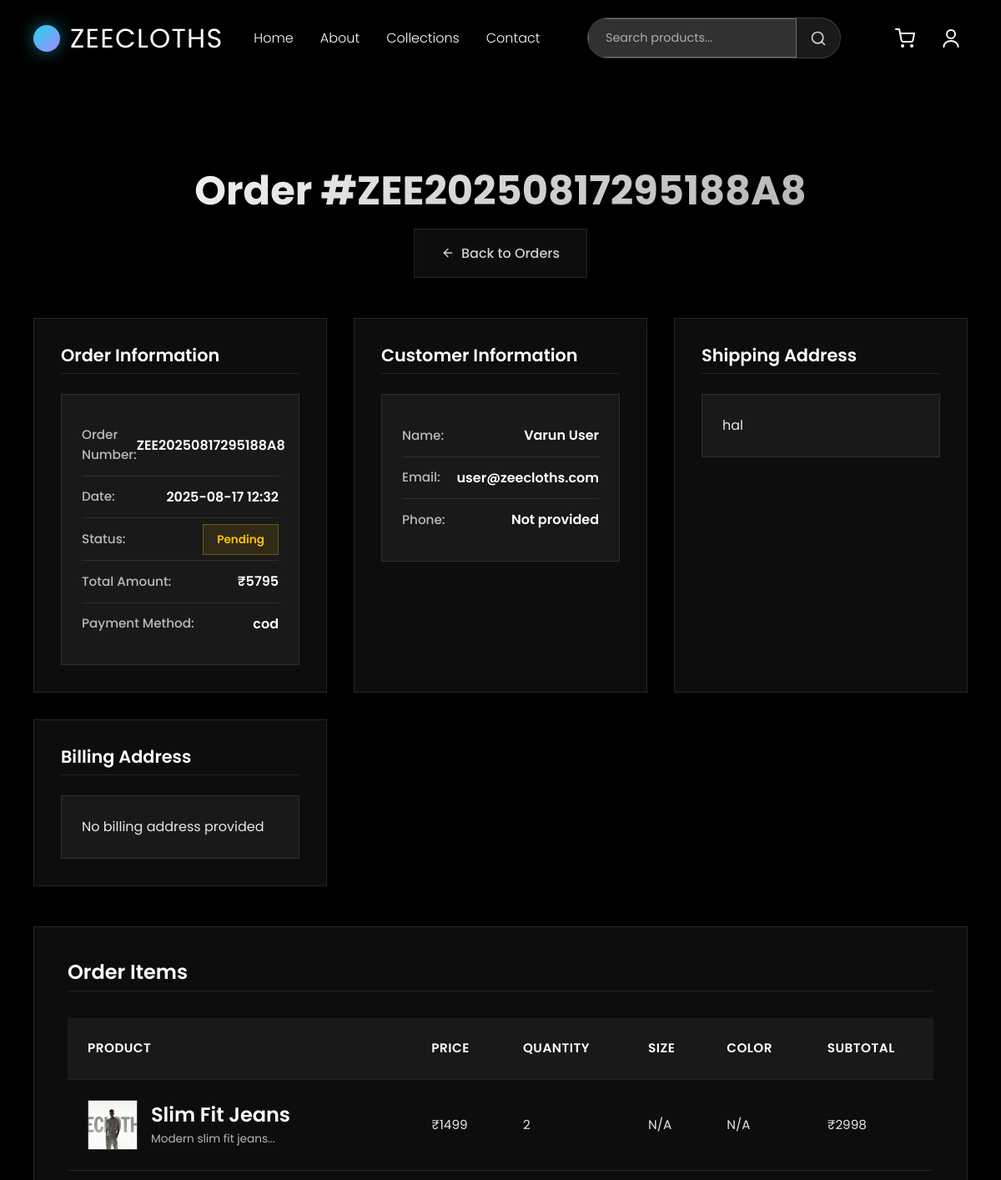
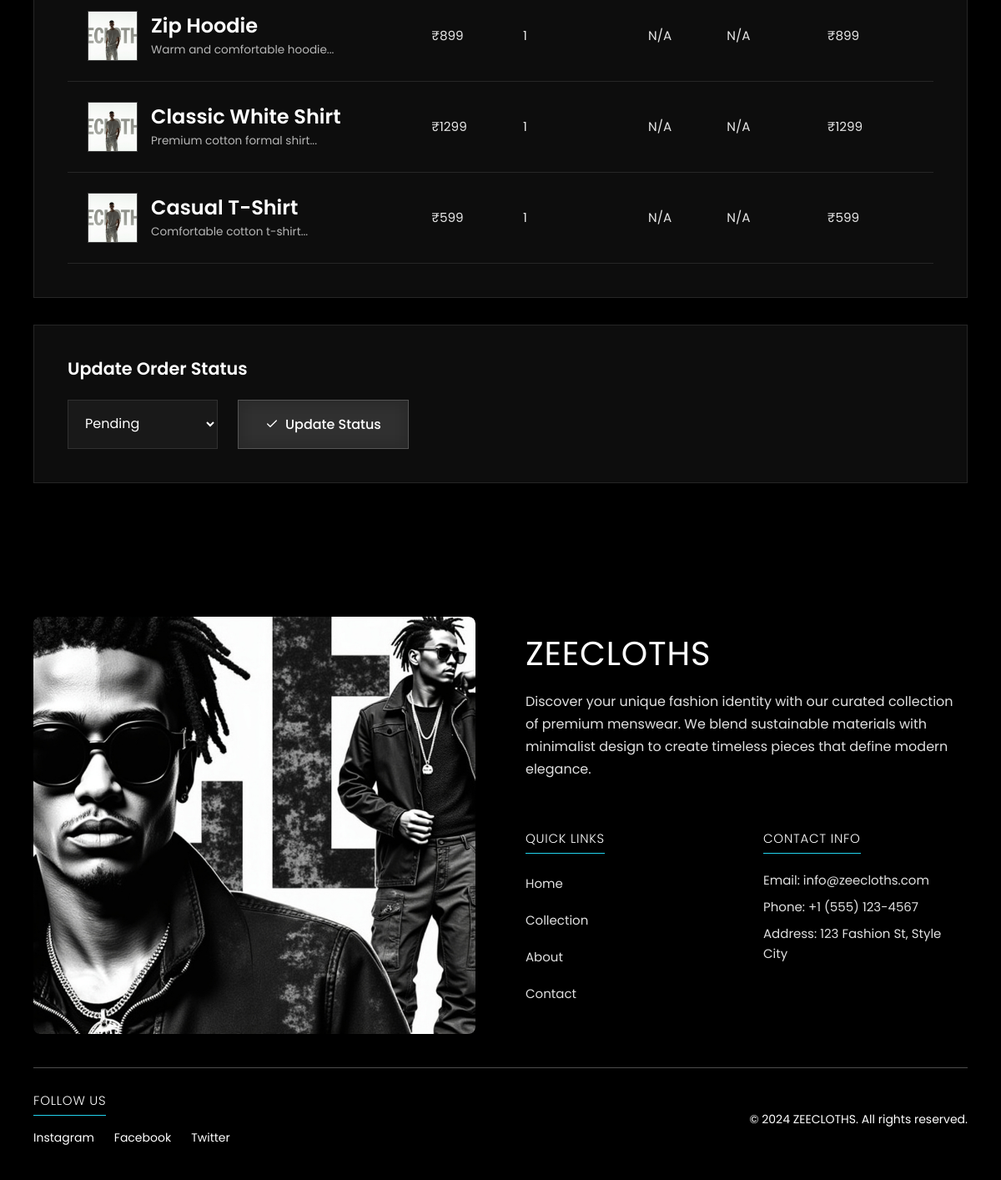
Page /admin/orders/1 (signed in) on the committed database (2 pictures, top to bottom).
### models.py (models this page shows, shortened)
class Order(db.Model):
    id = db.Column(db.Integer, primary_key=True)
    order_number = db.Column(db.String(20), unique=True, nullable=False)
    user_id = db.Column(db.Integer, db.ForeignKey('user.id'), nullable=False)
    total_amount = db.Column(db.Float, nullable=False)
    status = db.Column(db.String(20), default='pending')  # pending, processing, shipped, delivered, cancelled
    payment_method = db.Column(db.String(20))
    shipping_address = db.Column(db.Text)
    billing_address = db.Column(db.Text)
    created_at = db.Column(db.DateTime, default=datetime.utcnow)
    items = db.relationship('OrderItem', backref='order', lazy=True)

class User(UserMixin, db.Model):
    id = db.Column(db.Integer, primary_key=True)
    username = db.Column(db.String(80), unique=True, nullable=False)
    email = db.Column(db.String(120), unique=True, nullable=False)
    password_hash = db.Column(db.String(120), nullable=False)
    first_name = db.Column(db.String(50), nullable=False)
    last_name = db.Column(db.String(50), nullable=False)
    phone = db.Column(db.String(15))
    address = db.Column(db.Text)
    is_admin = db.Column(db.Boolean, default=False)
    created_at = db.Column(db.DateTime, default=datetime.utcnow)
    orders = db.relationship('Order', backref='user', lazy=True)

class OrderItem(db.Model):
    id = db.Column(db.Integer, primary_key=True)
    order_id = db.Column(db.Integer, db.ForeignKey('order.id'), nullable=False)
    product_id = db.Column(db.Integer, db.ForeignKey('product.id'), nullable=False)
    quantity = db.Column(db.Integer, nullable=False)
    price = db.Column(db.Float, nullable=False)
    size = db.Column(db.String(10))
    color = db.Column(db.String(20))

class Product(db.Model):
    id = db.Column(db.Integer, primary_key=True)
    name = db.Column(db.String(100), nullable=False)
    description = db.Column(db.Text)
    price = db.Column(db.Float, nullable=False)
    stock = db.Column(db.Integer, default=0)
    image_url = db.Column(db.String(200))
    sizes = db.Column(db.String(200))  # JSON string of available sizes
    colors = db.Column(db.String(200))  # JSON string of available colors
    category_id = db.Column(db.Integer, db.ForeignKey('category.id'), nullable=False)
    created_at = db.Column(db.DateTime, default=datetime.utcnow)
    order_items = db.relationship('OrderItem', backref='product', lazy=True)

### routes/admin_routes.py (the view)
@admin_bp.route('/orders/<int:order_id>')
@login_required
@admin_required
def order_detail(order_id):
    order = Order.query.get_or_404(order_id)
    return render_template('admin/order_detail.html', order=order)

### app.py (called while the page is built)
@login_manager.user_loader
def load_user(user_id):
    return User.query.get(int(user_id))

### routes/admin_routes.py (called while the page is built)
def admin_required(f):
    @wraps(f)
    def decorated_function(*args, **kwargs):
        if not current_user.is_authenticated or not current_user.is_admin:
            flash('Access denied. Admin privileges required.', 'error')
            return redirect(url_for('index'))
        return f(*args, **kwargs)
    return decorated_function

### templates/admin/order_detail.html (shortened to what this page needs)
{% extends "base.html" %}
{% block content %}
<div class="admin-order-detail-page">
  <div class="container">
    <div class="page-header">
        <h1>Order #{{ order.order_number }}</h1>
      <a href="{{ url_for('admin.orders') }}" class="back-btn">
        Back to Orders
        </a>
    </div>
    <div class="order-details-grid">
        <div class="order-info">
            <h2>Order Information</h2>
            <div class="info-card">
                <div class="info-row">
                    <span class="label">Order Number:</span>
                    <span class="value">{{ order.order_number }}</span>
                </div>
                <div class="info-row">
                    <span class="label">Date:</span>
                    <span class="value">{{ order.created_at.strftime('%Y-%m-%d %H:%M') }}</span>
                </div>
                <div class="info-row">
                    <span class="label">Status:</span>
                    <span class="value">
                        <span class="status-badge status-{{ order.status }}">{{ order.status.title() }}</span>
                    </span>
                </div>
                <div class="info-row">
                    <span class="label">Total Amount:</span>
                    <span class="value">₹{{ "%.0f"|format(order.total_amount) }}</span>
                </div>
                <div class="info-row">
                    <span class="label">Payment Method:</span>
                    <span class="value">{{ order.payment_method or 'Not specified' }}</span>
                </div>
            </div>
        </div>
        <div class="customer-info">
            <h2>Customer Information</h2>
            <div class="info-card">
                <div class="info-row">
                    <span class="label">Name:</span>
                    <span class="value">{{ order.user.first_name }} {{ order.user.last_name }}</span>
                </div>
                <div class="info-row">
                    <span class="label">Email:</span>
                    <span class="value">{{ order.user.email }}</span>
                </div>
                <div class="info-row">
                    <span class="label">Phone:</span>
                    <span class="value">{{ order.user.phone or 'Not provided' }}</span>
                </div>
            </div>
        </div>
        <div class="shipping-info">
            <h2>Shipping Address</h2>
            <div class="info-card">
          <p style="color: rgba(255, 255, 255, 0.9); line-height: 1.6; margin: 0;">{{ order.shipping_address or 'No shipping address provided' }}</p>
            </div>
        </div>
        <div class="billing-info">
            <h2>Billing Address</h2>
            <div class="info-card">
          <p style="color: rgba(255, 255, 255, 0.9); line-height: 1.6; margin: 0;">{{ order.billing_address or 'No billing address provided' }}</p>
            </div>
        </div>
    </div>
    <div class="order-items">
        <h2>Order Items</h2>
        <div class="items-table">
            <table>
                <thead>
                    <tr>
                        <th>Product</th>
                        <th>Price</th>
                        <th>Quantity</th>
                        <th>Size</th>
                        <th>Color</th>
                        <th>Subtotal</th>
                    </tr>
                </thead>
                <tbody>
                    {% for item in order.items %}
                    <tr>
                        <td>
                            <div class="product-info">
                                <img src="{{ item.product.image_url }}" alt="{{ item.product.name }}" class="product-thumb">
                                <div>
                                    <h4>{{ item.product.name }}</h4>
                                    <p>{{ item.product.description[:50] }}...</p>
                                </div>
                            </div>
                        </td>
                        <td>₹{{ "%.0f"|format(item.price) }}</td>
                        <td>{{ item.quantity }}</td>
                        <td>{{ item.size or 'N/A' }}</td>
                        <td>{{ item.color or 'N/A' }}</td>
                        <td>₹{{ "%.0f"|format(item.price * item.quantity) }}</td>
                    </tr>
                    {% endfor %}
                </tbody>
            </table>
        </div>
    </div>
    <div class="order-actions">
        <h2>Update Order Status</h2>
        <form method="POST" action="{{ url_for('admin.update_order_status', order_id=order.id) }}" class="status-form">
            <select name="status" required>
                <option value="pending" {% if order.status == 'pending' %}selected{% endif %}>Pending</option>
            </select>
        <button type="submit" class="btn btn-primary">
          <svg width="16" height="16" viewBox="0 0 24 24" fill="none" xmlns="http://www.w3.org/2000/svg">
            <path d="M20 6L9 17L4 12" stroke="currentColor" stroke-width="2" stroke-linecap="round" stroke-linejoin="round"/>
          </svg>
          Update Status
        </button>
        </form>
    </div>
    </div>
</div>
{% endblock %}

### static/css/styles.css (style rules this page uses)
* { margin: 0; padding: 0; box-sizing: border-box; }
body { font-family: 'Poppins', sans-serif; line-height: 1.6; color: #333; background: #ffffff; overflow-x: hidden; }
.container { max-width: 1400px; margin: 0 auto; padding: 0 40px; }
h1, h2, h3, h4, h5, h6 { font-weight: 400; line-height: 1.2; margin-bottom: 1rem; }
h1 { font-size: 3rem; }
h2 { font-size: 2.5rem; }
h4 { font-size: 1.5rem; }
p { margin-bottom: 1rem; line-height: 1.7; }
a { color: inherit; text-decoration: none; transition: all 0.3s ease; }
.btn { display: inline-block; padding: 12px 24px; background: #22d3ee; color: #ffffff; border: none; border-radius: 8px; font-weight: 300; cursor: pointer; transition: all 0.3s ease; text-decoration: none; font-size: 1rem; }

### rows in the picture
Order: order_number "ZEE20250817295188A8", created_at "2025-08-17 12:32", status "Pending", total_amount "5795", payment_method "cod", shipping_address "hal", billing_address "No billing address provided"
User: user.first_name "Varun", user.last_name "User", user.email "user@zeecloths.com", user "Not provided"
OrderItem: product.image_url (picture), product.name "Slim Fit Jeans", product "Modern slim fit jeans", price "1499", quantity "2", size "N/A", color "N/A", item.price*item.quantity "2998"
OrderItem: product.image_url (picture), product.name "Zip Hoodie", product "Warm and comfortable hoodie", price "899", quantity "1", size "N/A", color "N/A", item.price*item.quantity "899"
OrderItem: product.image_url (picture), product.name "Classic White Shirt", product "Premium cotton formal shirt", price "1299", quantity "1", size "N/A", color "N/A", item.price*item.quantity "1299"
OrderItem: product.image_url (picture), product.name "Casual T-Shirt", product "Comfortable cotton t-shirt", price "599", quantity "1", size "N/A", color "N/A", item.price*item.quantity "599"
